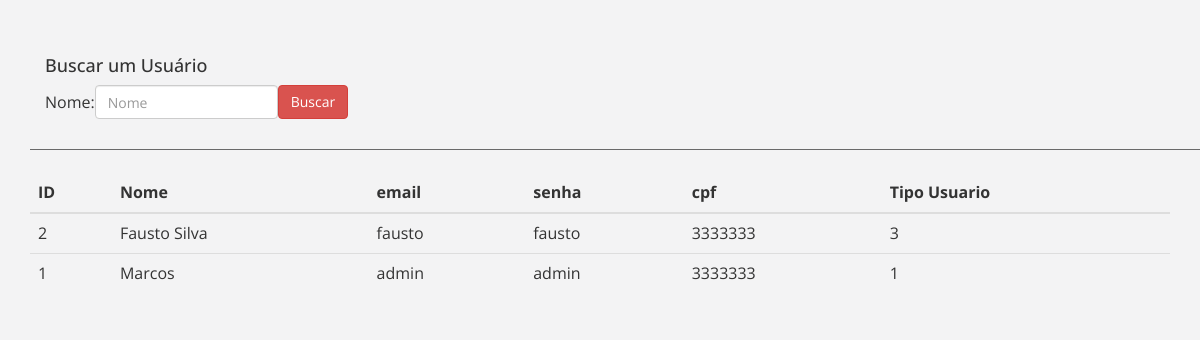
Page /vendas.php?action=usuarios (signed in) on the earlier database version.
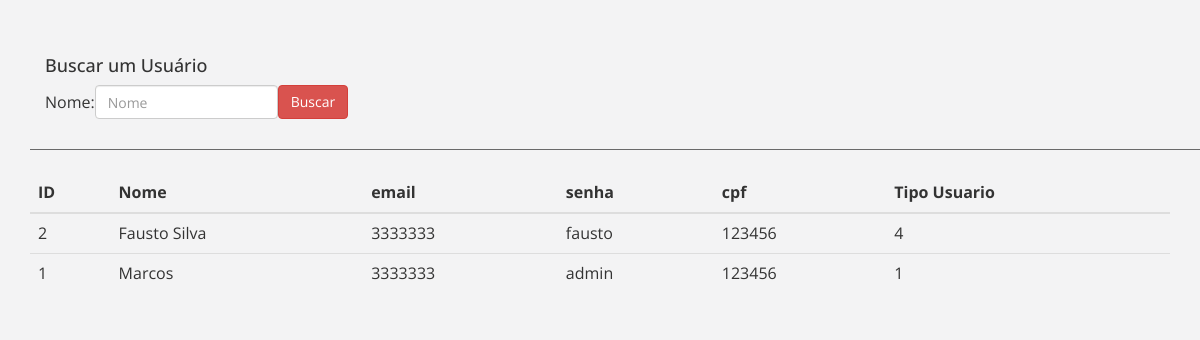
Same page on the later database version.
### tables this page shows
CREATE TABLE IF NOT EXISTS `usuario` (
  `id` INT NOT NULL AUTO_INCREMENT,
  `nome` VARCHAR(255) NOT NULL,
  `sobrenome` VARCHAR(255) NOT NULL,
  `cpf` VARCHAR(45) NOT NULL,
  `contato` VARCHAR(45) NOT NULL,
  `email` VARCHAR(255) NOT NULL,
  `senha` VARCHAR(255) NOT NULL,
  `estado_id` INT NOT NULL,
  `cidade_id` INT NOT NULL,
  `bairro_id` INT NOT NULL,
  `rua_id` INT NOT NULL,
  `tipousuario_id` INT NOT NULL,
  PRIMARY KEY (`id`),
  CONSTRAINT `fk_usuario_estado1`
    FOREIGN KEY (`estado_id`)
    REFERENCES `estado` (`id`),
  CONSTRAINT `fk_usuario_cidade1`
    FOREIGN KEY (`cidade_id`)
    REFERENCES `cidade` (`id`),
  CONSTRAINT `fk_usuario_bairro1`
    FOREIGN KEY (`bairro_id`)
    REFERENCES `bairro` (`id`),
  CONSTRAINT `fk_usuario_rua1`
    FOREIGN KEY (`rua_id`)
    REFERENCES `rua` (`id`),
  CONSTRAINT `fk_usuario_tipousuario1`
    FOREIGN KEY (`tipousuario_id`)
    REFERENCES `tipousuario` (`id`));

### vendas.php (the view, shortened to what this page needs)
<!DOCTYPE html>
<html lang="en" dir="ltr">
  <head>
  	<link href="css/bootstrap.css" rel='stylesheet' type='text/css' />
  	<link href="css/style.css" rel='stylesheet' type='text/css' />
  </head>
  <body>
    <div class="container">
      <br><br>
    </div>
    <div class="container">
<?php
include 'conecta_mysql.inc';
  if ((isset($_GET['action']) && $_GET['action'] == "vendas")) {
    $result = $mysqli->query("SELECT count(*), sum(valor) FROM venda");
    $total = $result->fetch_row();
    echo'
        <div class="table-responsive">
           <table class="table">
             <thead>
               <tr>
                 <th>Total Vendas</th>
                 <th>Valor Vendas</th>
               </tr>
             </thead>
             <tfoot>
               <tr>
                 <td>'.$total[0].'</td>
                 <td>R$ '.number_format($total[1],2, ',', '.').'</td>
               </tr>
             </tfoot>
           </table>
         </div>';
         $mysqli->close();
  }elseif((isset($_GET['action']) && $_GET['action'] == "usuarios")){
    $result = $mysqli->query("SELECT * FROM usuario order by id");
    $linhas = $result->num_rows;
    echo '<div class="container ">
      <div class="row">
        <div class="col-md-12 col-separa">
          <h4>Buscar um Usuário</h4>
          <form class="" action="vendas.php?action=buscar" method="post">
            <table>
            <thead>
              <tr>
                <th></th>
                <th></th>
                <th></th>
              </tr>
            </thead>
            <tbody>
              <tr>
                <td>Nome:  </td>
                <td><input type="text" class="form-control" name="nome" placeholder="Nome"></td>
                <td><input type="submit" class="btn btn-danger" value="Buscar"></td>
              </tr>
            </tbody>
            </table>
          </form>
        </div>
      </div>
    </div>';
    echo '<br><div class="table-responsive">
       <table class="table">
         <thead>
           <tr>
             <th>ID</th>
             <th>Nome</th>
             <th>email</th>
             <th>senha</th>
             <th>cpf</th>
             <th>Tipo Usuario</th>
           </tr>
         </thead>';
    for ($i=0; $i < $linhas; $i++) {
      $total = $result->fetch_row();
      echo '
           <tfoot>
             <tr>
               <td>'.$total[0].'</td>
               <td>'.$total[1].'</td>
               <td>'.$total[4].'</td>
               <td>'.$total[5].'</td>
               <td>'.$total[3].'</td>
               <td>'.$total[10].'</td>
             </tr>
           </tfoot>
        ';
    }
}
 ?>
</table>
</div>
</body>
</html>

### css/style.css (style rules this page uses)
html, body { font-family: 'Open Sans', sans-serif; background: #F3F3F4; font-size: 100%; }
.col-separa { border-bottom: 1px solid #696969; padding-bottom: 30px; }

Differences in the rows shown:
changed usuario "Marcos": contato "admin" → "3333333"; cpf "3333333" → "123456"
changed usuario "Fausto Silva": contato "fausto" → "3333333"; cpf "3333333" → "123456"; rua "3" → "4"
